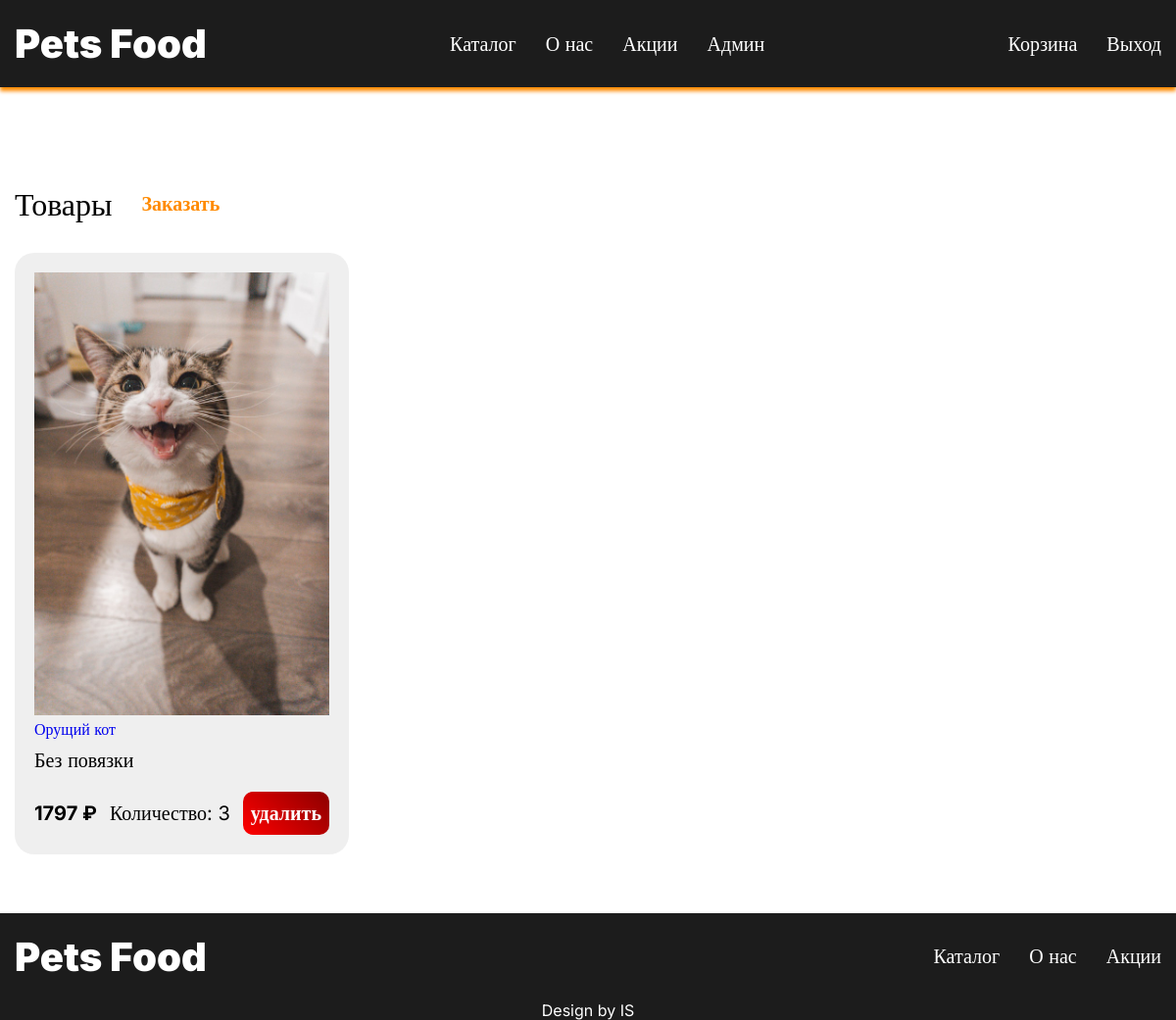
/cart.php (signed in), run on the app's committed database.
### tables this page shows
CREATE TABLE `cart` (
  `id` int NOT NULL,
  `product_id` int NOT NULL,
  `user_id` int NOT NULL,
  `count` int NOT NULL DEFAULT '1'
);

CREATE TABLE `products` (
  `id` int NOT NULL,
  `title` varchar(100) NOT NULL,
  `description` text,
  `price` int NOT NULL,
  `img_path` varchar(255) NOT NULL DEFAULT 'default.jpeg',
  `category_id` int NOT NULL,
  `status_id` int NOT NULL DEFAULT '2',
  `user_id` int NOT NULL,
  `created_at` timestamp NOT NULL DEFAULT CURRENT_TIMESTAMP
);

### app/services/functions.php (called while the page is built, shortened)
<?php
function auth()
{
    return isset($_SESSION['AUTH_ID']) ? intval($_SESSION['AUTH_ID']) : false;
}

### cart.php (the view, shortened to what this page needs)
<?php
include('app/services/Base.php');
$user_id = auth();
$products = $database->query("SELECT * FROM `cart` LEFT JOIN `products` ON `cart`.`product_id` = `products`.`id` WHERE `cart`.`user_id` = '$user_id'")->fetchAll(2);
?>
<!DOCTYPE html>
<html lang="en">
<head>
    <?php include('app/components/MetaTags.php'); ?>
</head>
<body>
<?php include('app/components/Header.php'); ?>
<div class="adminpanel">
    <div class="container">
        <div class="admin-catalog">
            <div class="add">
                <h2>Товары</h2>
                <?php if(count($products) > 0): ?>
                    <a href="order.php">Заказать</a>
                <?php endif; ?>
            </div>
            <div class="catalog-items" id="catalog">
                <?php if(count($products) > 0): ?>
                    <?php foreach ($products as $product): ?>
                        <div class="catalog-item">
                            <div class="item">
                                <div class="catalog-img">
                                    <img src="<?= $product['img_path']; ?>" alt="">
                                </div>
                                <div class="catalog-text">
                                    <a href="product.php?id=<?= $product['id']; ?>"><?= $product['title']; ?></a>
                                    <p><?= $product['description']; ?></p>
                                    <div class="price">
                                        <h4><?= $product['price'] * $product['count']; ?> ₽</h4>
                                        <p>Количество: <?= $product['count']; ?></p>
                                        <a href="app/actions/Product/delete.php?delete&id=<?= $product['id']; ?>"
                                           class="redbtn" onclick="return proverka()">удалить</a>
                                    </div>
                                </div>
                            </div>
                        </div>
                    <?php endforeach; ?>
                <?php else: ?>
                    <h3>Корзина пуста</h3>
                <?php endif; ?>
            </div>
        </div>
    </div>
</div>
<?php include('app/components/Footer.php'); ?>
</body>
</html>

### css/style.css (style rules this page uses)
* { padding: 0; margin: 0; list-style: none; text-decoration: none; box-sizing: border-box; scroll-behavior: smooth; transition: .2s; }
body { font-family: 'inter'; }
.container { max-width: 1170px; margin: 0 auto; }
.catalog-items { margin-top: 30px; display: flex; justify-content: space-between; flex-wrap: wrap; gap: 30px; }
.catalog-img img { width: 100%; height: 100%; object-fit: cover; }
.catalog-item { padding: 20px; display: flex; flex-direction: column; justify-content: center; gap: 20px; background-color: #d9d9d96e; border-radius: 20px; width: 341px; cursor: pointer; }
.catalog-text { display: flex; flex-direction: column; gap: 10px; }
.catalog-text p { font-size: 20px; }
.catalog-text h4 { font-size: 20px; }
.price { margin-top: 10px; display: flex; justify-content: space-between; align-items: center; }
.item { color: black; }
.adminpanel { margin-top: 100px; }
.adminpanel h2 { font-size: 32px; font-weight: 400; }
.add { display: flex; align-items: center; gap: 30px; }
.add a { color: #FF8A00; border-bottom: 2px solid #ff880000; font-size: 20px; font-weight: 700; }
.admin-catalog { margin-top: 60px; }
.redbtn { padding: 10px 8px; background: linear-gradient(45deg, red, darkred); border-radius: 10px; color: white; font-size: 20px; font-weight: 700; }
.admin-catalog { margin-bottom: 60px; }

### data on the page
cart: product.img_path (picture), product.title "Орущий кот", product.description "Без повязки", $product['price'] * $product['count'] "1797", count "3"
